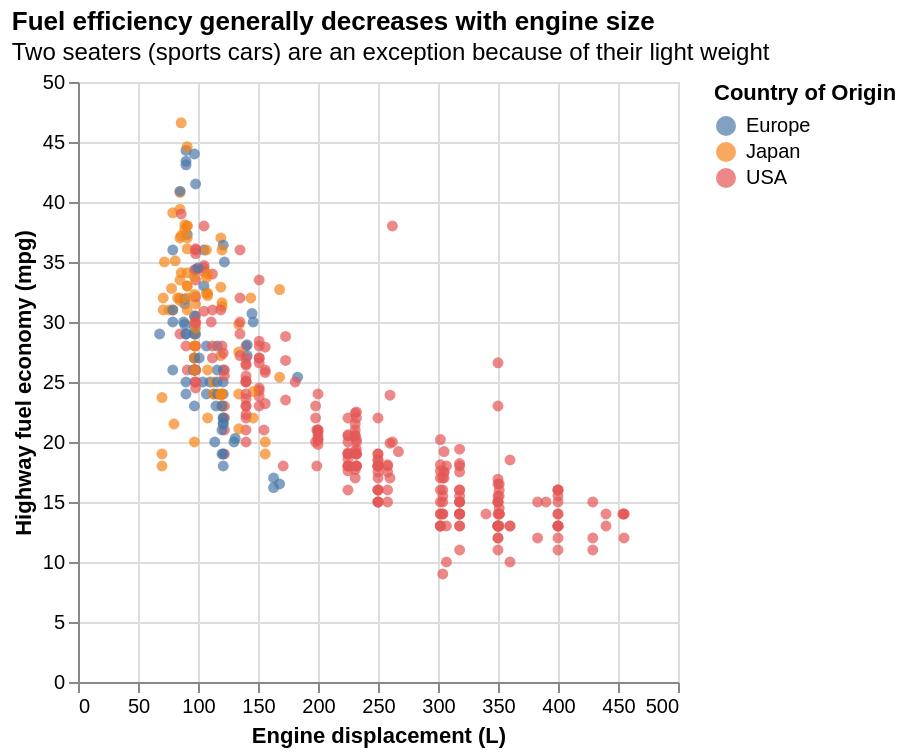

Notebook code cell kept with this figure:
### Markdown cell above
Vega-Altair version below. More information about Altair's [TitleParams](https://altair-viz.github.io/user_guide/generated/core/altair.TitleParams.html).

### Code cell
alt.Chart(cars,
          title = alt.TitleParams(text = 'Fuel efficiency generally decreases with engine size',
                                  anchor = 'start',
                                  subtitle = 'Two seaters (sports cars) are an exception because of their light weight')
          ).mark_circle(tooltip=True).encode(
    x = alt.X('Displacement:Q', title='Engine displacement (L)'),
    y = alt.Y('Miles_per_Gallon:Q', title = 'Highway fuel economy (mpg)'),
    color = alt.Color('Origin', title = 'Country of Origin')
)

### Figure 1 — Vega-Lite specification as saved in the notebook (floating-point values rounded to 4 significant figures; data arrays with more than 128 entries replaced by an {"elided": "..."} marker saying what was removed)
{"config": {"view": {"continuousWidth": 300, "continuousHeight": 300}}, "data": {"name": "data-583e73726c1545c56c203344161a975c"}, "mark": {"type": "circle", "tooltip": true}, "encoding": {"color": {"field": "Origin", "title": "Country of Origin", "type": "nominal"}, "x": {"field": "Displacement", "title": "Engine displacement (L)", "type": "quantitative"}, "y": {"field": "Miles_per_Gallon", "title": "Highway fuel economy (mpg)", "type": "quantitative"}}, "title": {"text": "Fuel efficiency generally decreases with engine size", "anchor": "start", "subtitle": "Two seaters (sports cars) are an exception because of their light weight"}, "$schema": "https://vega.github.io/schema/vega-lite/v5.20.1.json", "datasets": {"data-583e73726c1545c56c203344161a975c": {"elided": "406 records"}}}
